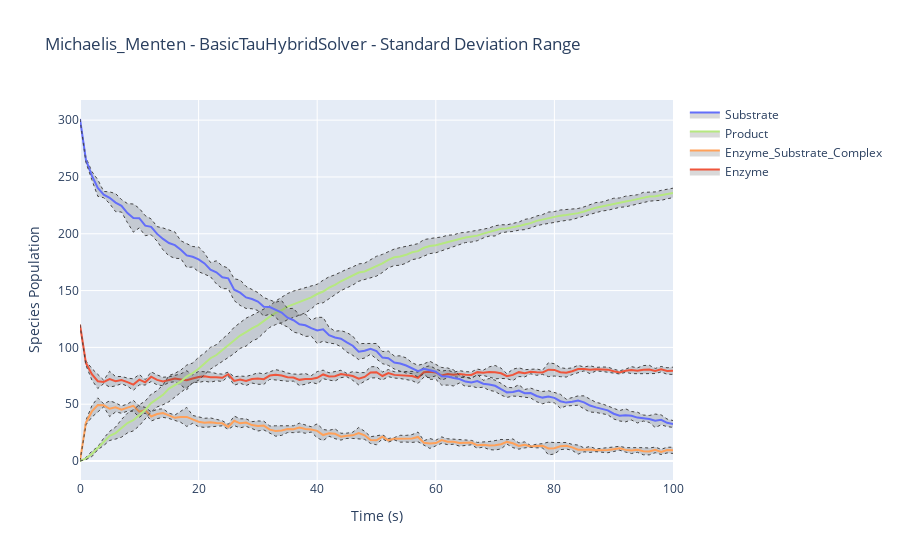

Notebook source saved alongside this figure:
### Code cell
results_many_trajectories.plotplotly_std_dev_range()
